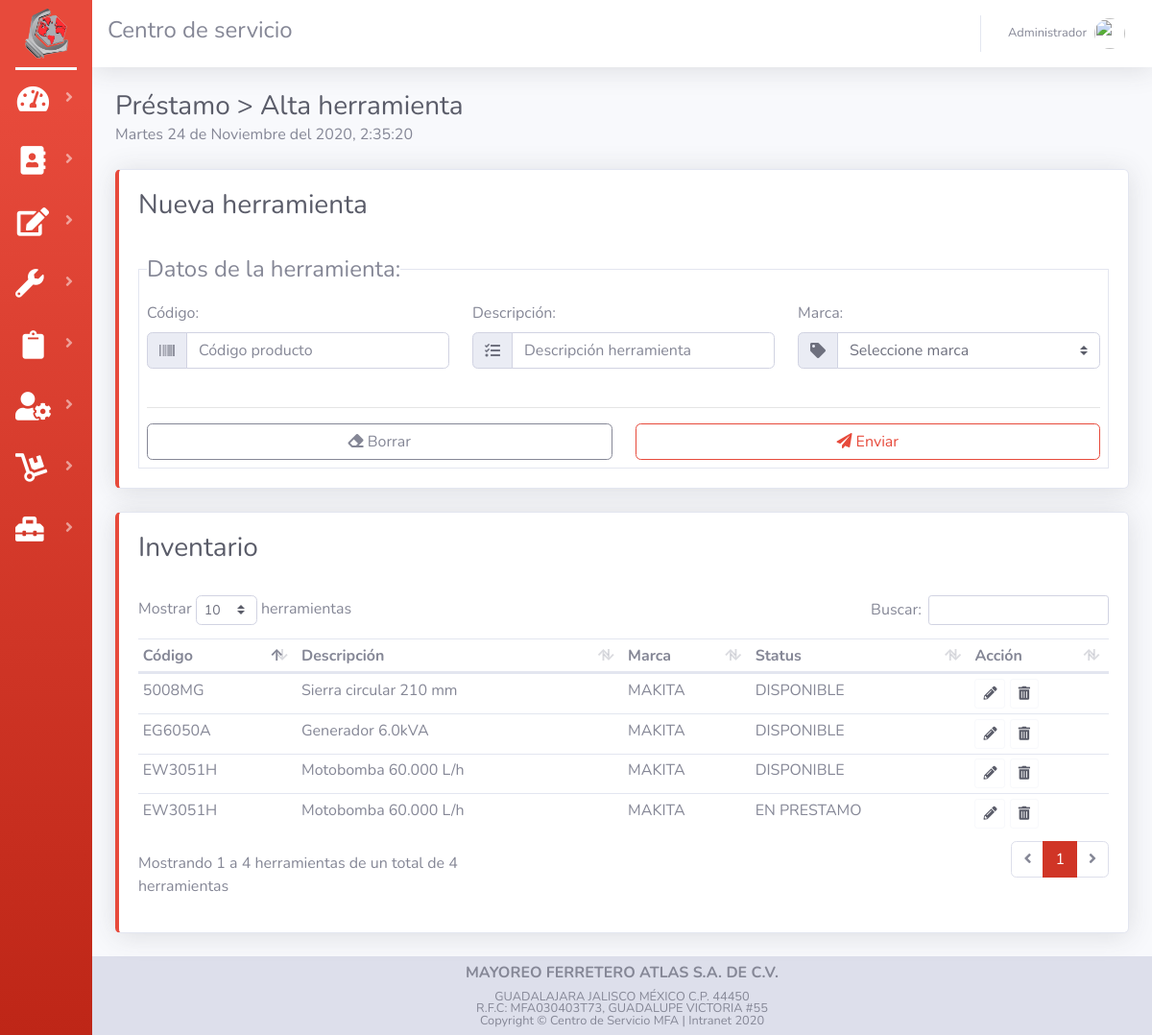
/herramienta.php (signed in), run on the app's committed database.
### tables this page shows
CREATE TABLE `tab_herramienta` (
  `Id_herramienta` int(11) NOT NULL AUTO_INCREMENT,
  `cod_herramienta` varchar(50) NOT NULL,
  `desc_herramienta` varchar(100) NOT NULL,
  `marca_herramienta` varchar(50) NOT NULL,
  `status_herramienta` varchar(50) NOT NULL,
  PRIMARY KEY (`Id_herramienta`)
);

### herramienta.php (the view, shortened to what this page needs)
<?php session_start();
include("assets/controler/conexion.php");
?>
<!DOCTYPE html>
<html lang="en">
<head>
    <?php include_once("assets/common/header.php"); ?>
</head>
<body id="page-top">
    <div id="wrapper">
        <?php include("assets/common/sidebar.php"); ?>
        <div id="content-wrapper" class="d-flex flex-column">
            <div id="content">
                <?php include("assets/common/topbar.php"); ?>
                <div class="container-fluid">
                    <div class="d-sm-flex align-items-center justify-content-between mb-4">
                        <div>
                            <h1 class='h3 mb-0 text-gray-800'>Préstamo > Alta herramienta</h1>
                            <div id="reloj" style="text-align: left;">
                            </div>
                        </div>
                    </div>
                    <div class="row">
                        <div class="col-xl-12 col-md-12 mb-12">
                            <div class="card border-left-danger shadow ">
                                <div class="card-body">
                                    <h1 class='h3 text-gray-800'>Nueva herramienta</h1>
                                    <br>
                                    <form class="form" id="cleanForm" action="assets/controler/herramienta/altaHerramienta.php" method="POST">
                                        <fieldset class='border p-2'>
                                            <legend class='w-auto'>Datos de la herramienta:</legend>
                                            <div class="row">
                                                <div class="col">
                                                    <label>Código:</label>
                                                    <div class="input-group ">
                                                        <div class="input-group-prepend">
                                                            <span class="input-group-text">
                                                                <i class="fas fa-barcode"></i>
                                                            </span>
                                                        </div>
                                                        <input type="text" class="form-control" placeholder="Código producto" name="forHerCod" required>
                                                    </div>
                                                </div>
                                                <div class="col">
                                                    <label>Descripción:</label>
                                                    <div class="input-group ">
                                                        <div class="input-group-prepend">
                                                            <span class="input-group-text">
                                                                <i class="fas fa-tasks"></i>
                                                            </span>
                                                        </div>
                                                        <input type="text" class="form-control" placeholder="Descripción herramienta" name="forHerDes" required>
                                                    </div>
                                                </div>
                                                <div class="col">
                                                    <label>Marca:</label>
                                                    <div class="input-group ">
                                                        <div class="input-group-prepend">
                                                            <span class="input-group-text">
                                                                <i class="fas fa-tag"></i>
                                                            </span>
                                                        </div>
                                                        <select name="forHerMar" class="custom-select" required>
                                                            <option value="" selected disabled>Seleccione marca</option>
                                                        </select>
                                                    </div>
                                                </div>
                                            </div>
                                            <br>
                                            <hr>
                                            <div class="row">
                                                <div class="col-lg-6 col-md-6 col-sm-12 col-xs-12">
                                                    <button type="button" onClick=clean() class="btn btn-outline-secondary btn-block"><i class="fas fa-eraser"></i> Borrar</button>
                                                </div>
                                                <br>
                                                <div class="col-lg-6 col-md-6 col-sm-12 col-xs-12">
                                                    <button type="submit" class="btn btn-outline-danger btn-block"><i class="fas fa-paper-plane"></i> Enviar</button>
                                                </div>
                                            </div>
                                        </fieldset>
                                    </form>
                                </div>
                            </div>
                        </div>
                    </div>
                    <br>
                    <div class="row">
                        <div class="col-xl-12 col-md-12 mb-12">
                            <div class="card border-left-danger shadow ">
                                <div class="card-body">
                                    <h1 class='h3 text-gray-800'>Inventario</h1>
                                    <br>
                                    <div class="table">
                                        <table class="table table-hover table-sm" id="dataTableHerramienta" width="100%" cellspacing="0">
                                            <thead>
                                                <tr>
                                                    <th>Código</th>
                                                    <th>Descripción</th>
                                                    <th>Marca</th>
                                                    <th>Status</th>
                                                    <th>Acción</th>
                                                </tr>
                                            </thead>
                                            <tbody>
                                                <?php
                                                $queryHerramienta = "SELECT * FROM tab_herramienta";
                                                $rsHerramienta = mysqli_query($con, $queryHerramienta) or die("Error de consulta");
                                                while ($Herramienta = mysqli_fetch_array($rsHerramienta)) {
                                                    echo "
                                            <tr>
                                                    <td>" . $Herramienta['cod_herramienta'] . "</td>
                                                    <td>" . $Herramienta['desc_herramienta'] . "</td>
                                                    <td>" . $Herramienta['marca_herramienta'] . "</td>
                                                    <td>" . $Herramienta['status_herramienta'] . "</td>
                                                    <td>
                                                    <button type='button' class='btn btn-outline-light text-dark btn-sm BtnHerramienta' data-toggle='modal' data-target='#modalHerramienta'value=" . $Herramienta['Id_herramienta'] . ">
                                                    <i class='fas fa-pencil-alt'></i></button>
                                                    <button type='button' class='btn btn-outline-light text-dark btn-sm BtnHerramienta' data-toggle='modal' data-target='#modalHerramienta'value=" . $Herramienta['Id_herramienta'] . ">
                                                    <i class='fas fa-trash-alt'></i></i></button>
                                                    </td>
                                                </tr>
                                            ";
                                                } ?>
                                            </tbody>
                                        </table>
                                    </div>
                                </div>
                            </div>
                        </div>
                    </div>
                </div>
                <br>
            </div>
            <?php include_once("assets/common/foter.php"); ?>
        </div>
    </div>
</body>
</html>

### assets/css/code.css (style rules this page uses)
* { margin: 0; padding: 0; box-sizing: border-box; }

### data on the page
tab_herramienta: cod_herramienta "EW3051H", desc_herramienta "Motobomba 60.000 L/h", marca_herramienta "MAKITA", status_herramienta "DISPONIBLE", $Herramienta['Id_herramienta'] 1 (drawn)
tab_herramienta: cod_herramienta "EG6050A", desc_herramienta "Generador 6.0kVA", marca_herramienta "MAKITA", status_herramienta "DISPONIBLE", $Herramienta['Id_herramienta'] 2 (drawn)
tab_herramienta: cod_herramienta "5008MG", desc_herramienta "Sierra circular 210 mm", marca_herramienta "MAKITA", status_herramienta "DISPONIBLE", $Herramienta['Id_herramienta'] 3 (drawn)
tab_herramienta: cod_herramienta "EW3051H", desc_herramienta "Motobomba 60.000 L/h", marca_herramienta "MAKITA", status_herramienta "EN PRESTAMO", $Herramienta['Id_herramienta'] 4 (drawn)

### other printed values
$_SESSION['name_user'] "Administrador"
